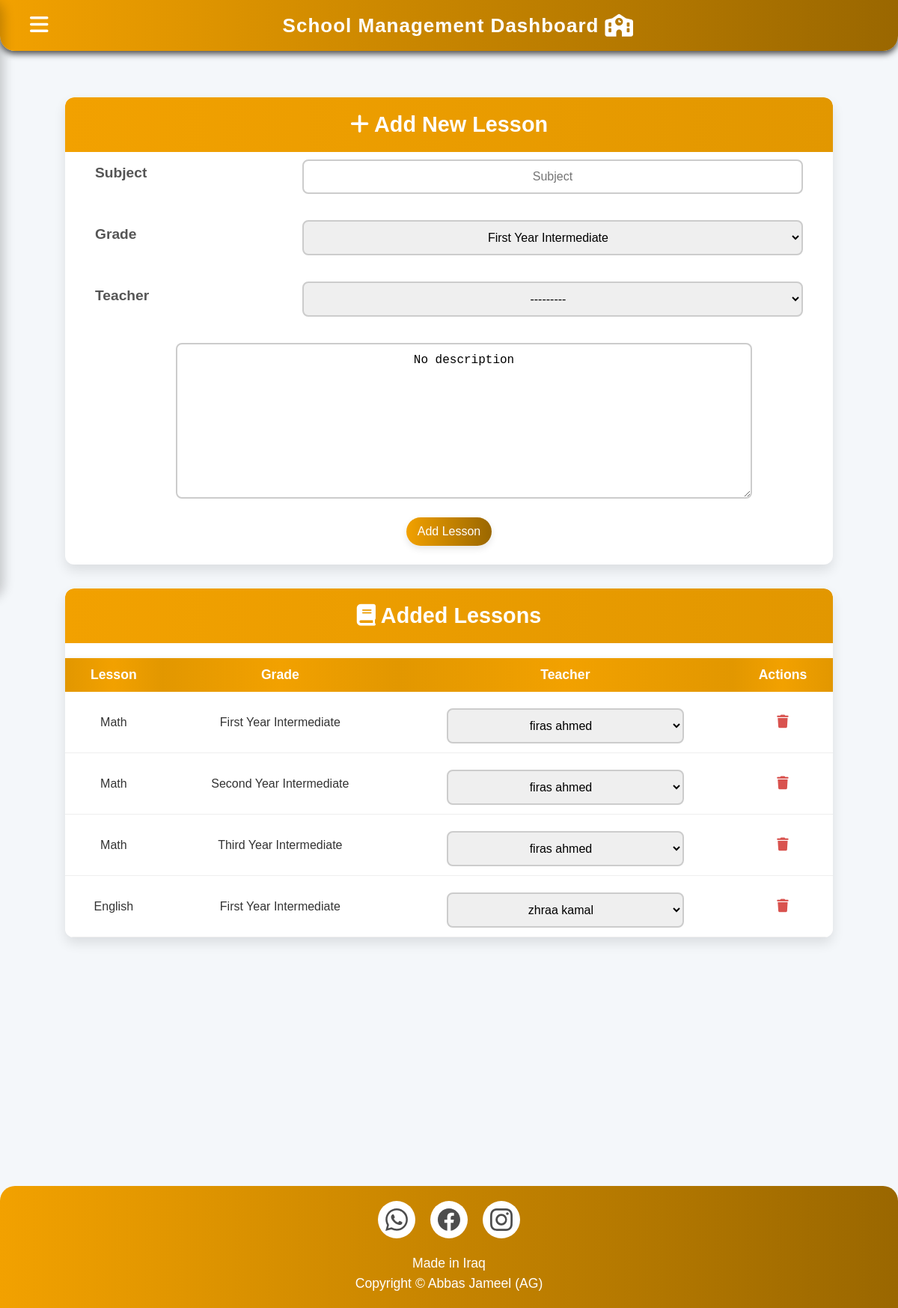
/add_lesson/, run on the app's committed database.
### school/models.py (models this page shows, shortened)
class Lesson(models.Model):
    GRADE_CHOICES = [
        ('one', 'First Year Intermediate'),
        ('two', 'Second Year Intermediate'),
        ('three', 'Third Year Intermediate'),
        ('four', 'Fourth Year Secondary'),
        ('five', 'Fifth Year Secondary'),
        ('six', 'Sixth Year Secondary'),
    ]
    name = models.CharField(max_length=255)
    description = models.TextField(default="No description")
    grade = models.CharField(max_length=10, choices=GRADE_CHOICES, default="one")
    teacher = models.ForeignKey(
        TeacherExtra,
        on_delete=models.SET_NULL,
        null=True,
        blank=True,
        verbose_name="Teacher"
    )
    def get_grade_display(self):
        return dict(self.GRADE_CHOICES).get(self.grade, '')

class TeacherExtra(models.Model):
    user = models.OneToOneField(User, on_delete=models.CASCADE)
    salary = models.PositiveIntegerField(null=False)
    joindate = models.DateField(auto_now_add=True)
    mobile = models.CharField(max_length=40)
    status = models.BooleanField(default=False)
    def __str__(self):
        return self.user.first_name
    @property
    def get_name(self):
        return f"{self.user.first_name} {self.user.last_name}"

### school/views.py (the view)
# urls.py: path('add_lesson/', views.add_lesson, name='add_lesson'),
def add_lesson(request):
    if request.method == 'POST':
        form = LessonForm(request.POST)
        if form.is_valid():
            form.save()
            messages.success(request, 'DONE!')
            return redirect('add_lesson')
        else:
            messages.error(request, 'ERROR!')
    else:
        form = LessonForm()
    lessons = Lesson.objects.all()
    teachers = TeacherExtra.objects.all()  # ستعمل الآن بعد التصحيح
    return render(request, 'school/add_lesson.html', {
        'form': form,
        'lessons': lessons,
        'teachers': teachers
    })

### school/forms.py
class LessonForm(forms.ModelForm):
    class Meta:
        model = Lesson
        fields = '__all__'  # سيأتي كل الحقول تلقائيًا
        widgets = {
            'teacher': forms.Select(attrs={'class': 'form-control'}),
            'grade': forms.Select(attrs={'class': 'form-control'}),
        }

### templates/school/add_lesson.html (shortened to what this page needs)
{% extends 'school/adminbase.html' %}
{% load static %}
{% load widget_tweaks %}
{% block content %}
<link href="https://cdnjs.cloudflare.com/ajax/libs/font-awesome/6.0.0/css/all.min.css" rel="stylesheet">
<link rel="stylesheet" href="https://cdnjs.cloudflare.com/ajax/libs/font-awesome/6.0.0-beta3/css/all.min.css">
<div class="container py-5">
    <div class="modern-card">
        <div class="gradient-header">
        <h3><i class="fa fa-plus"></i> Add New Lesson</h3>
        </div>
        <div class="p-4">
            <form method="POST">
                <div class="form-group">
                    <label class="form-label" style="margin-left:40px;">Subject</label>
                    {{ form.name|add_class:"form-control-modern" |attr:"placeholder:Subject" }}
                </div>
                <div class="form-group">
                    <label class="form-label" style="margin-left:40px;">Grade</label>
                    {{ form.grade|add_class:"form-control-modern select-animated" |attr:"placeholder:Grade" }}
                </div>
                <div class="form-group">
                    <label class="form-label" style="margin-left:40px;">Teacher</label>
                    {{ form.teacher|add_class:"form-control-modern select-animated" |attr:"placeholder:Teacher" }}
                </div>
                <div class="form-group">
                    {{ form.description|add_class:"form-control-modern2" |attr:"placeholder:Description" }}
                </div>
                <div class="form-group">
                  <div class="btn-container">
                      <button type="submit" class="btn-glow">
                          Add Lesson
                      </button>
                  </div>
                </div>
            </form>
        </div>
    </div>
    <div class="modern-card">
        <div class="gradient-header">
        <h3><i class="fa fa-book"></i> Added Lessons</h3>
        </div>
        <div class="p-4">
            <table class="animated-table">
                <thead>
                    <tr>
                        <th>Lesson</th>
                        <th>Grade</th>
                        <th>Teacher</th>
                        <th>Actions</th>
                    </tr>
                </thead>
                <tbody>
                    {% for lesson in lessons %}
                    <tr>
                        <td>{{ lesson.name }}</td>
                        <td>{{ lesson.get_grade_display }}</td>
                        <td>
                            <form method="POST" action="{% url 'update_teacher' lesson.id %}" class="d-inline">
                                <select name="teacher" class="form-control-modern select-animated" onchange="this.form.submit()">
                                    {% for teacher in teachers %}
                                    <option value="{{ teacher.id }}" {% if lesson.teacher.id == teacher.id %}selected{% endif %}>
                                        {{ teacher.get_name }}
                                    </option>
                                    {% endfor %}
                                </select>
                            </form>
                        </td>
                        <td>
                            <a href="{% url 'delete_lesson' lesson.id %}" class="btn btn-danger btn-sm rounded-pill" onclick="return confirm('Are you sure you want to delete this?')">
                                <i class="fas fa-trash"></i>
                            </a>
                        </td>
                    </tr>
                    {% empty %}
                    <tr>
                        <td colspan="4" class="text-center text-secondary">
                            No lessons added yet
                        </td>
                    </tr>
                    {% endfor %}
                </tbody>
            </table>
        </div>
    </div>
</div>
{% endblock %}

### templates/school/adminbase.html (style rules this page uses)
body { margin: 0; padding: 0; font-family: "Tajawal", sans-serif; background-color: #f7f9fc; display: flex; height: 100vh; overflow-x: hidden; }

### templates/school/add_lesson.html (style rules this page uses)
* { margin: 0; padding: 0; box-sizing: border-box; }
body { font-family: 'Arial', sans-serif; background-color: #f4f7fa; color: #333; }
.container { width: 90%; max-width: 1200px; margin: 0 auto; padding-top: 30px; }
.btn-container { display: flex; justify-content: center; align-items: center; width: 100%; height: 100%; }
.btn-glow { background: linear-gradient(to right, #f2a100, #9a6700); color: white; padding: 10px 15px; border: none; border-radius: 25px; cursor: pointer; font-size: 1rem; transition: all 0.3s ease; width: auto; box-shadow: 0 4px 10px rgba(0, 0, 0, 0.1); }
.form-control-modern { width: 75%; font-size: 1rem; padding: 12px; border: 2px solid #ccc; border-radius: 8px; text-align: center; margin-top: 10px; margin-right: 40px; margin-left: 40px; }
.form-control-modern2 { width: 75%; font-size: 1rem; padding: 12px; border: 2px solid #ccc; border-radius: 8px; text-align: center; margin-top: 10px; margin-left: auto; margin-right: auto; display: block; }
.modern-card { background-color: #fff; border-radius: 12px; box-shadow: 0 8px 16px rgba(0, 0, 0, 0.1); overflow: hidden; margin-bottom: 2rem; transition: all 0.3s ease; }
.gradient-header { background: linear-gradient(to right, #f2a100, #e29700); color: white; padding: 20px; border-radius: 12px 12px 0 0; text-align: center; }
.gradient-header h3 { margin: 0; font-size: 1.8rem; font-weight: bold; }
.form-group { margin-bottom: 25px; display: flex; align-items: center; }
.form-label { font-size: 1.2rem; color: #555; margin-right: 15px; font-weight: bold; width: 25%; }
.animated-table { width: 100%; border-collapse: collapse; margin-top: 20px; box-shadow: 0 2px 8px rgba(0, 0, 0, 0.1); background-color: white; }
.animated-table thead th { background: linear-gradient(to right, #e29700, #f2a100, #e29700); color: white; padding: 12px; font-size: 1.1rem; text-align: center; font-weight: bold; }
.animated-table tbody td { padding: 12px; background: #fff; text-align: center; border-bottom: 1px solid #eee; }
.animated-table tbody tr td a { text-decoration: none; color: #d9534f; font-size: 1.1rem; }
.animated-table tbody td:last-child { text-align: center; }

### templates/school/footer4.html (style rules this page uses)
html, body { height: 100%; margin: 0; }
body { display: flex; flex-direction: column; }

### data on the page
Lesson: name "Math", grade "First Year Intermediate", teacher "firas ahmed"
Lesson: name "Math", grade "Second Year Intermediate", teacher "firas ahmed"
Lesson: name "Math", grade "Third Year Intermediate", teacher "firas ahmed"
Lesson: name "English", grade "First Year Intermediate", teacher "zhraa kamal"
